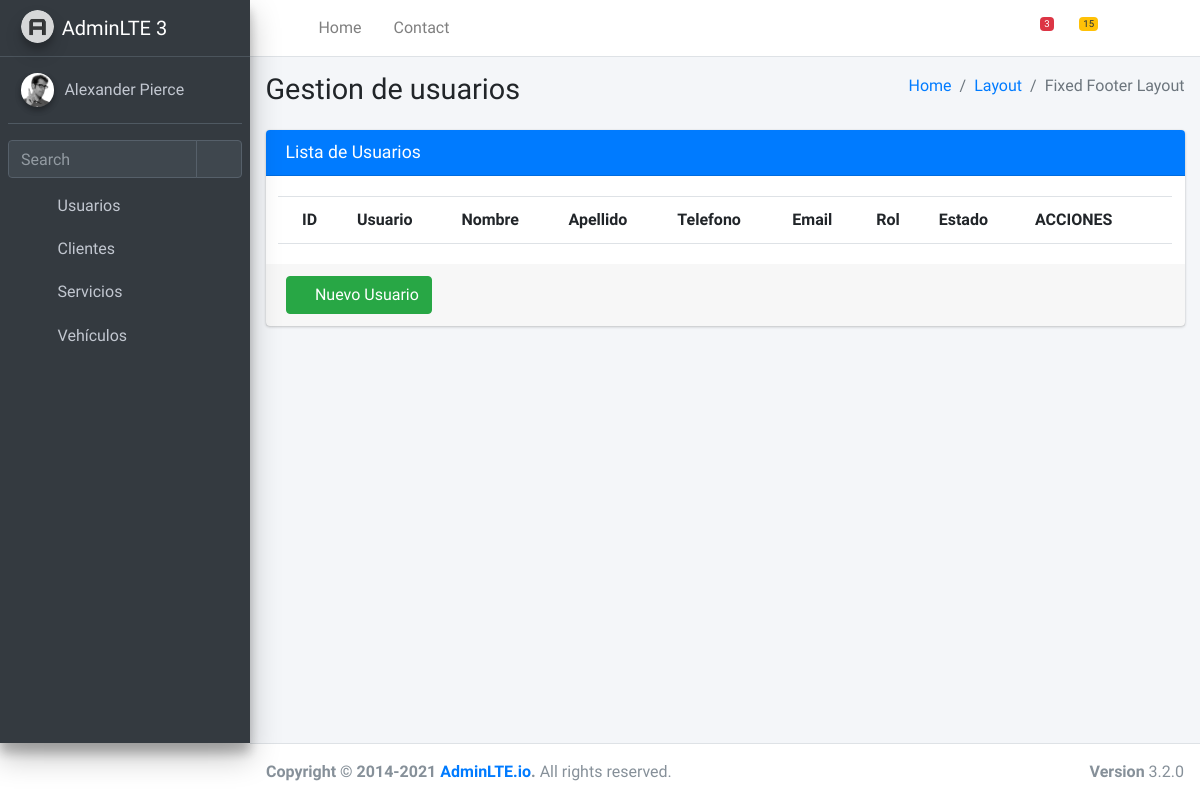
Before: / with the older database file.
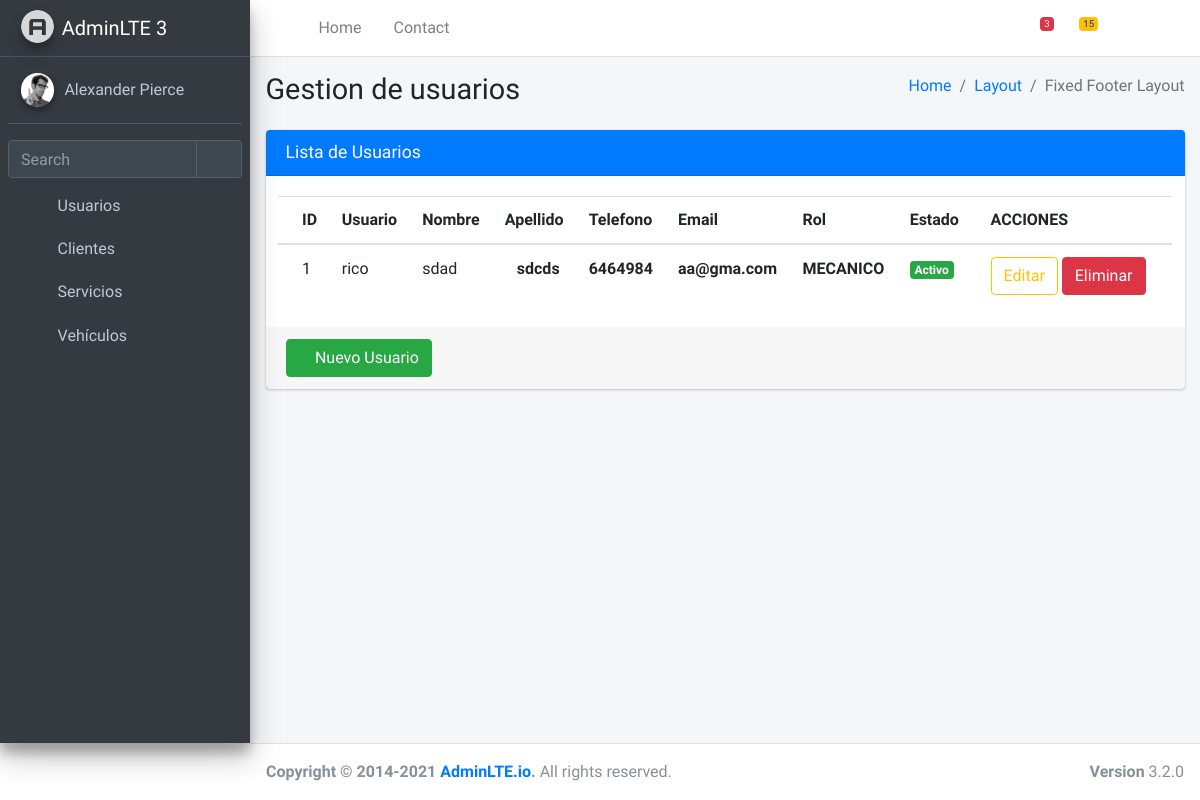
After: the same page with the newer database file.
### Aplicaciones/Gestion/models.py (models this page shows, shortened)
class Usuario(models.Model):
    id_usr = models.AutoField(primary_key=True)
    username = models.CharField(max_length=150, unique=True)
    nombre = models.CharField(max_length=30)
    apellido = models.CharField(max_length=30)
    telefono = models.CharField(max_length=15, blank=True, null=True)
    email = models.EmailField(unique=True)
    password = models.CharField(max_length=128)
    ADMINISTRADOR = 'ADMINISTRADOR'
    MECANICO = 'MECANICO'
    ROLES = [
        (ADMINISTRADOR, 'Administrador'),
        (MECANICO, 'Mecánico'),
    ]
    rol = models.CharField(max_length=20, choices=ROLES)
    is_active = models.BooleanField(default=True)

### Aplicaciones/Gestion/views.py (the view)
# urls.py: path('', views.index, name="index"),
def index(request):
    usuarios = Usuario.objects.all()
    return render(request, 'listaUsuarios.html', {'usuarios': usuarios})

### Aplicaciones/Gestion/templates/listaUsuarios.html (shortened to what this page needs)
{% extends "./index.html" %} {% load static %} {% block body %}
<section class="content">
  <div class="container-fluid">
    <div class="row">
      <div class="col-12">
        <div class="card card-primary">
          <div class="card-header">
            <h3 class="card-title">Lista de Usuarios</h3>
          </div>
          <div class="card-body">
            <div class="row">
              <div class="card-body table-responsive p-0">
                <table
                  id="tbl_equipos"
                  class="table table-head-fixed text-nowrap"
                >
                  <thead>
                    <tr>
                      <th>ID</th>
                      <th>Usuario</th>
                      <th>Nombre</th>
                      <th>Apellido</th>
                      <th>Telefono</th>
                      <th>Email</th>
                      <th>Rol</th>
                      <th>Estado</th>
                      <th>ACCIONES</th>
                    </tr>
                  </thead>
                  <tbody>
                    {% for usuario in usuarios %}
                    <tr class="align-middle">
                      <td>{{usuario.id_usr}}</td>
                      <td>{{usuario.username}}</td>
                      <td>{{usuario.nombre}}</td>
                      <th>{{usuario.apellido}}</th>
                      <th>{{usuario.telefono}}</th>
                      <th>{{usuario.email}}</th>
                      <th>{{usuario.rol}}</th>
                      <th>
                        {% if usuario.is_active %}
                        <span class="badge bg-success">Activo</span>
                        {% else %}
                        <span class="badge bg-warning text-dark">Inactivo</span>
                        {% endif %}
                      </th>
                      <td>
                        <a
                          href="/obtenerUsuario/{{usuario.id_usr}}/"
                          class="btn btn-outline-warning"
                          >Editar</a
                        >
                        <a
                          href="#"
                          onclick="eliminar('/eliminarUsuario/{{ usuario.id_usr}}')"
                          class="btn btn-danger"
                          >Eliminar</a
                        >
                      </td>
                    </tr>
                    {% endfor %}
                  </tbody>
                </table>
              </div>
            </div>
          </div>
          <div class="card-footer">
            <a href="{% url 'guardarUsuario' %}" class="btn btn-success"
              ><i class="fa fa-plus nav-icon"></i> Nuevo Usuario</a
            >
          </div>
        </div>
      </div>
    </div>
  </div>
</section>
{% endblock %}

Changed rows visible on the page:
added Usuario: id_usr "1", username "rico", nombre "sdad", apellido "sdcds", telefono "6464984", email "aa@gma.com", rol "MECANICO", is_active "Activo"
